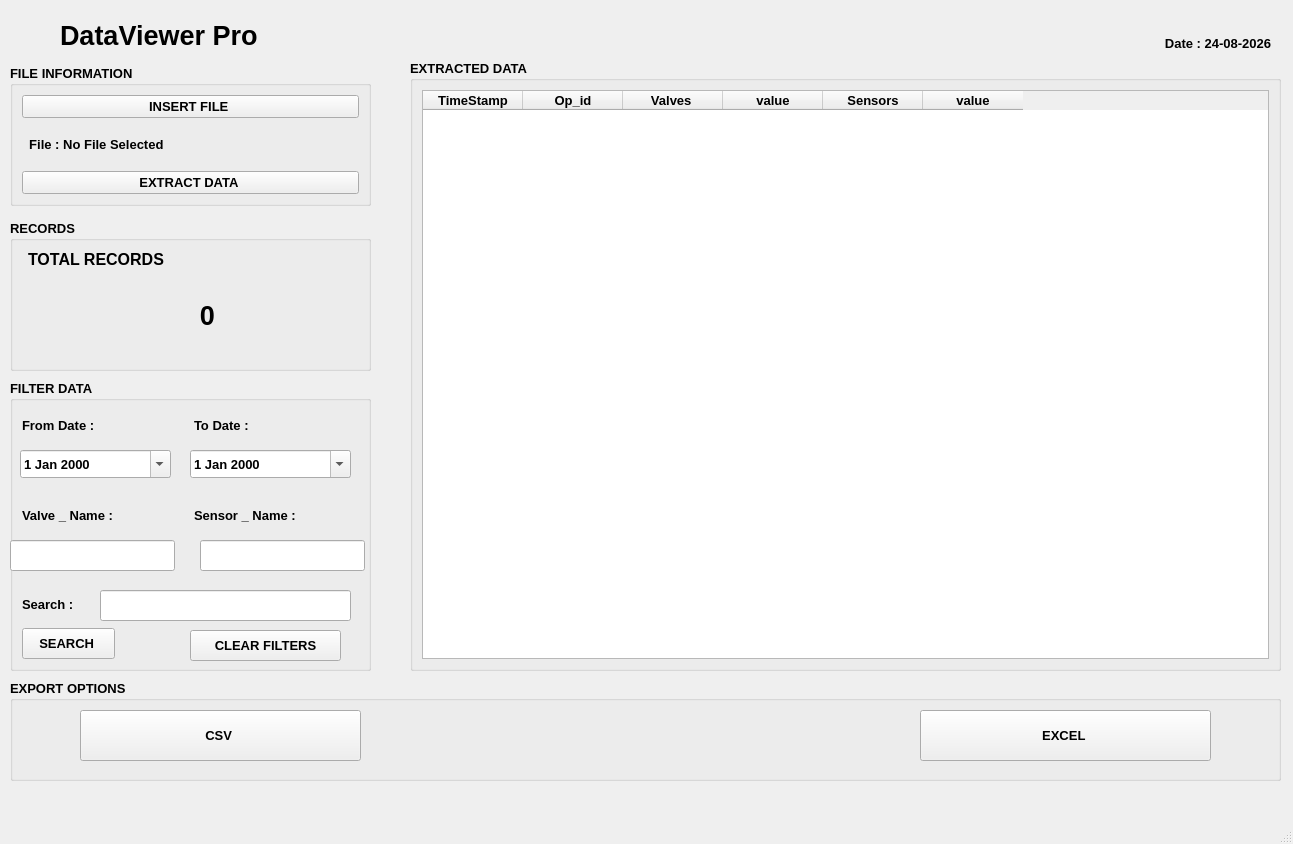
<?xml version="1.0" encoding="UTF-8"?>
<ui version="4.0">
 <class>MainWindow</class>
 <widget class="QMainWindow" name="MainWindow">
  <property name="geometry">
   <rect>
    <x>0</x>
    <y>0</y>
    <width>1293</width>
    <height>844</height>
   </rect>
  </property>
  <property name="windowTitle">
   <string>MainWindow</string>
  </property>
  <widget class="QWidget" name="centralwidget">
   <widget class="QGroupBox" name="filterData">
    <property name="geometry">
     <rect>
      <x>10</x>
      <y>380</y>
      <width>361</width>
      <height>291</height>
     </rect>
    </property>
    <property name="font">
     <font>
      <pointsize>10</pointsize>
      <bold>true</bold>
     </font>
    </property>
    <property name="title">
     <string>FILTER DATA </string>
    </property>
    <widget class="QLabel" name="sensorname">
     <property name="geometry">
      <rect>
       <x>184</x>
       <y>124</y>
       <width>128</width>
       <height>22</height>
      </rect>
     </property>
     <property name="text">
      <string>Sensor _ Name :</string>
     </property>
    </widget>
    <widget class="QLabel" name="ToDate">
     <property name="geometry">
      <rect>
       <x>184</x>
       <y>34</y>
       <width>71</width>
       <height>22</height>
      </rect>
     </property>
     <property name="text">
      <string>To Date :</string>
     </property>
    </widget>
    <widget class="QLineEdit" name="sensorEdit">
     <property name="geometry">
      <rect>
       <x>190</x>
       <y>160</y>
       <width>165</width>
       <height>31</height>
      </rect>
     </property>
    </widget>
    <widget class="QLabel" name="valvename">
     <property name="geometry">
      <rect>
       <x>12</x>
       <y>124</y>
       <width>116</width>
       <height>22</height>
      </rect>
     </property>
     <property name="text">
      <string>Valve _ Name :</string>
     </property>
    </widget>
    <widget class="QDateEdit" name="dateEdit">
     <property name="geometry">
      <rect>
       <x>180</x>
       <y>70</y>
       <width>161</width>
       <height>28</height>
      </rect>
     </property>
     <property name="calendarPopup">
      <bool>true</bool>
     </property>
    </widget>
    <widget class="QLineEdit" name="valveEdit">
     <property name="geometry">
      <rect>
       <x>0</x>
       <y>160</y>
       <width>165</width>
       <height>31</height>
      </rect>
     </property>
    </widget>
    <widget class="QPushButton" name="searchButton">
     <property name="geometry">
      <rect>
       <x>12</x>
       <y>248</y>
       <width>93</width>
       <height>31</height>
      </rect>
     </property>
     <property name="text">
      <string>SEARCH </string>
     </property>
    </widget>
    <widget class="QLineEdit" name="searchEdit">
     <property name="geometry">
      <rect>
       <x>90</x>
       <y>210</y>
       <width>251</width>
       <height>31</height>
      </rect>
     </property>
    </widget>
    <widget class="QLabel" name="search">
     <property name="geometry">
      <rect>
       <x>12</x>
       <y>213</y>
       <width>63</width>
       <height>22</height>
      </rect>
     </property>
     <property name="text">
      <string>Search :</string>
     </property>
    </widget>
    <widget class="QDateEdit" name="FromDateEdit">
     <property name="geometry">
      <rect>
       <x>10</x>
       <y>70</y>
       <width>151</width>
       <height>28</height>
      </rect>
     </property>
     <property name="calendarPopup">
      <bool>true</bool>
     </property>
    </widget>
    <widget class="QLabel" name="FromDate">
     <property name="geometry">
      <rect>
       <x>12</x>
       <y>34</y>
       <width>95</width>
       <height>22</height>
      </rect>
     </property>
     <property name="text">
      <string>From Date :</string>
     </property>
    </widget>
    <widget class="QPushButton" name="clearFilterButton">
     <property name="geometry">
      <rect>
       <x>180</x>
       <y>250</y>
       <width>151</width>
       <height>31</height>
      </rect>
     </property>
     <property name="text">
      <string>CLEAR FILTERS</string>
     </property>
    </widget>
   </widget>
   <widget class="QGroupBox" name="extractedData">
    <property name="geometry">
     <rect>
      <x>410</x>
      <y>60</y>
      <width>871</width>
      <height>611</height>
     </rect>
    </property>
    <property name="font">
     <font>
      <pointsize>10</pointsize>
      <bold>true</bold>
     </font>
    </property>
    <property name="title">
     <string>EXTRACTED DATA </string>
    </property>
    <layout class="QHBoxLayout" name="horizontalLayout">
     <item>
      <widget class="QTableWidget" name="DataTable">
       <column>
        <property name="text">
         <string>TimeStamp</string>
        </property>
       </column>
       <column>
        <property name="text">
         <string>Op_id</string>
        </property>
       </column>
       <column>
        <property name="text">
         <string>Valves </string>
        </property>
       </column>
       <column>
        <property name="text">
         <string>value</string>
        </property>
       </column>
       <column>
        <property name="text">
         <string>Sensors</string>
        </property>
       </column>
       <column>
        <property name="text">
         <string>value</string>
        </property>
       </column>
      </widget>
     </item>
    </layout>
   </widget>
   <widget class="QGroupBox" name="fileInformation">
    <property name="geometry">
     <rect>
      <x>10</x>
      <y>65</y>
      <width>361</width>
      <height>141</height>
     </rect>
    </property>
    <property name="font">
     <font>
      <pointsize>10</pointsize>
      <bold>true</bold>
     </font>
    </property>
    <property name="title">
     <string>FILE INFORMATION </string>
    </property>
    <layout class="QVBoxLayout" name="verticalLayout">
     <item>
      <widget class="QPushButton" name="insertButton">
       <property name="text">
        <string>INSERT FILE </string>
       </property>
      </widget>
     </item>
     <item>
      <widget class="QLabel" name="fileStatus">
       <property name="text">
        <string>  File : No File Selected </string>
       </property>
      </widget>
     </item>
     <item>
      <widget class="QPushButton" name="extractButton">
       <property name="text">
        <string>EXTRACT DATA </string>
       </property>
      </widget>
     </item>
    </layout>
   </widget>
   <widget class="QGroupBox" name="records">
    <property name="geometry">
     <rect>
      <x>10</x>
      <y>220</y>
      <width>361</width>
      <height>151</height>
     </rect>
    </property>
    <property name="font">
     <font>
      <pointsize>10</pointsize>
      <bold>true</bold>
     </font>
    </property>
    <property name="title">
     <string>RECORDS </string>
    </property>
    <widget class="QLabel" name="totalrecordhd">
     <property name="geometry">
      <rect>
       <x>18</x>
       <y>30</y>
       <width>331</width>
       <height>111</height>
      </rect>
     </property>
     <property name="font">
      <font>
       <pointsize>12</pointsize>
       <bold>true</bold>
      </font>
     </property>
     <property name="text">
      <string>TOTAL RECORDS </string>
     </property>
     <property name="alignment">
      <set>Qt::AlignmentFlag::AlignLeading|Qt::AlignmentFlag::AlignLeft|Qt::AlignmentFlag::AlignTop</set>
     </property>
    </widget>
    <widget class="QLabel" name="totalrecords">
     <property name="geometry">
      <rect>
       <x>52</x>
       <y>60</y>
       <width>291</width>
       <height>71</height>
      </rect>
     </property>
     <property name="font">
      <font>
       <pointsize>20</pointsize>
       <bold>true</bold>
      </font>
     </property>
     <property name="text">
      <string>0</string>
     </property>
     <property name="alignment">
      <set>Qt::AlignmentFlag::AlignCenter</set>
     </property>
    </widget>
    <widget class="QLabel" name="recordsIconLabel">
     <property name="geometry">
      <rect>
       <x>20</x>
       <y>60</y>
       <width>151</width>
       <height>71</height>
      </rect>
     </property>
     <property name="text">
      <string/>
     </property>
     <property name="alignment">
      <set>Qt::AlignmentFlag::AlignCenter</set>
     </property>
    </widget>
   </widget>
   <widget class="QGroupBox" name="exportOption">
    <property name="geometry">
     <rect>
      <x>10</x>
      <y>680</y>
      <width>1271</width>
      <height>101</height>
     </rect>
    </property>
    <property name="font">
     <font>
      <pointsize>10</pointsize>
      <bold>true</bold>
     </font>
    </property>
    <property name="title">
     <string>EXPORT OPTIONS </string>
    </property>
    <widget class="QPushButton" name="csvButton">
     <property name="geometry">
      <rect>
       <x>70</x>
       <y>30</y>
       <width>281</width>
       <height>51</height>
      </rect>
     </property>
     <property name="text">
      <string>CSV </string>
     </property>
    </widget>
    <widget class="QPushButton" name="excelButton">
     <property name="geometry">
      <rect>
       <x>910</x>
       <y>30</y>
       <width>291</width>
       <height>51</height>
      </rect>
     </property>
     <property name="text">
      <string>EXCEL </string>
     </property>
    </widget>
   </widget>
   <widget class="QLabel" name="date">
    <property name="geometry">
     <rect>
      <x>1120</x>
      <y>30</y>
      <width>151</width>
      <height>21</height>
     </rect>
    </property>
    <property name="font">
     <font>
      <pointsize>10</pointsize>
      <bold>true</bold>
     </font>
    </property>
    <property name="text">
     <string>Date : 24-08-2026</string>
    </property>
    <property name="alignment">
     <set>Qt::AlignmentFlag::AlignBottom|Qt::AlignmentFlag::AlignRight|Qt::AlignmentFlag::AlignTrailing</set>
    </property>
   </widget>
   <widget class="QLabel" name="logoLabel">
    <property name="geometry">
     <rect>
      <x>20</x>
      <y>10</y>
      <width>161</width>
      <height>44</height>
     </rect>
    </property>
    <property name="sizePolicy">
     <sizepolicy hsizetype="Minimum" vsizetype="Preferred">
      <horstretch>0</horstretch>
      <verstretch>0</verstretch>
     </sizepolicy>
    </property>
    <property name="minimumSize">
     <size>
      <width>44</width>
      <height>44</height>
     </size>
    </property>
    <property name="text">
     <string/>
    </property>
   </widget>
   <widget class="QLabel" name="Title">
    <property name="geometry">
     <rect>
      <x>60</x>
      <y>10</y>
      <width>241</width>
      <height>51</height>
     </rect>
    </property>
    <property name="font">
     <font>
      <pointsize>20</pointsize>
      <bold>true</bold>
     </font>
    </property>
    <property name="text">
     <string>DataViewer Pro </string>
    </property>
   </widget>
  </widget>
  <widget class="QMenuBar" name="menubar">
   <property name="geometry">
    <rect>
     <x>0</x>
     <y>0</y>
     <width>1293</width>
     <height>26</height>
    </rect>
   </property>
  </widget>
  <widget class="QStatusBar" name="statusbar"/>
 </widget>
 <resources/>
 <connections/>
</ui>
